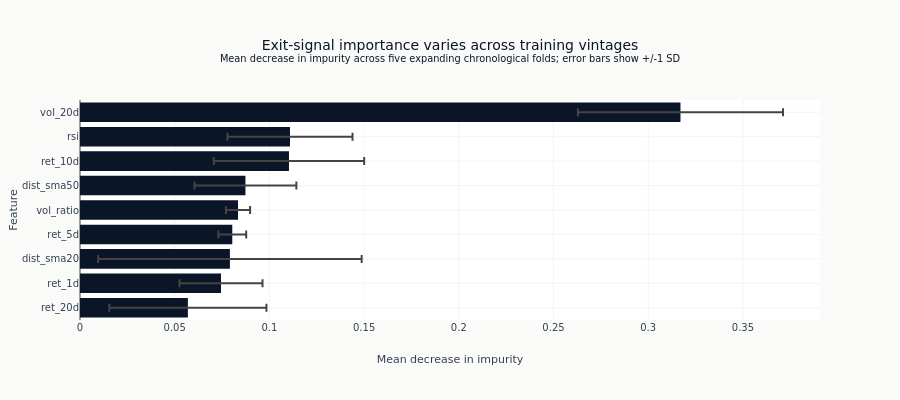

The notebook cell this image was saved under:
### Code cell
fig = go.Figure(
    go.Bar(
        x=importance_summary["mean_importance"].to_list(),
        y=importance_summary["feature"].to_list(),
        orientation="h",
        error_x={
            "type": "data",
            "array": importance_summary["std_importance"].to_list(),
            "visible": True,
        },
        marker_color=COLORS["blue"],
    )
)
fig.update_layout(
    title={
        "text": "Exit-signal importance varies across training vintages"
        "<br><sup>Mean decrease in impurity across five expanding chronological folds; "
        "error bars show +/-1 SD</sup>"
    },
    xaxis_title="Mean decrease in impurity",
    yaxis_title="Feature",
    height=400,
)
fig.show()

### Figure 1 — Plotly figure (JSON) as saved in the notebook; plotly's stock layout.template omitted (floating-point values rounded to 4 significant figures)
{"data": [{"error_x": {"array": [0.04148, 0.02192, 0.06956, 0.007356, 0.006371, 0.02689, 0.0397, 0.03302, 0.05413], "type": "data", "visible": true}, "marker": {"color": "#0a1628"}, "orientation": "h", "type": "bar", "x": [0.05696, 0.07445, 0.07915, 0.0804, 0.08343, 0.08735, 0.1103, 0.1109, 0.317], "y": ["ret_20d", "ret_1d", "dist_sma20", "ret_5d", "vol_ratio", "dist_sma50", "ret_10d", "rsi", "vol_20d"]}], "layout": {"height": 400, "title": {"text": "Exit-signal importance varies across training vintages<br><sup>Mean decrease in impurity across five expanding chronological folds; error bars show +/-1 SD</sup>"}, "xaxis": {"title": {"text": "Mean decrease in impurity"}}, "yaxis": {"title": {"text": "Feature"}}}}
